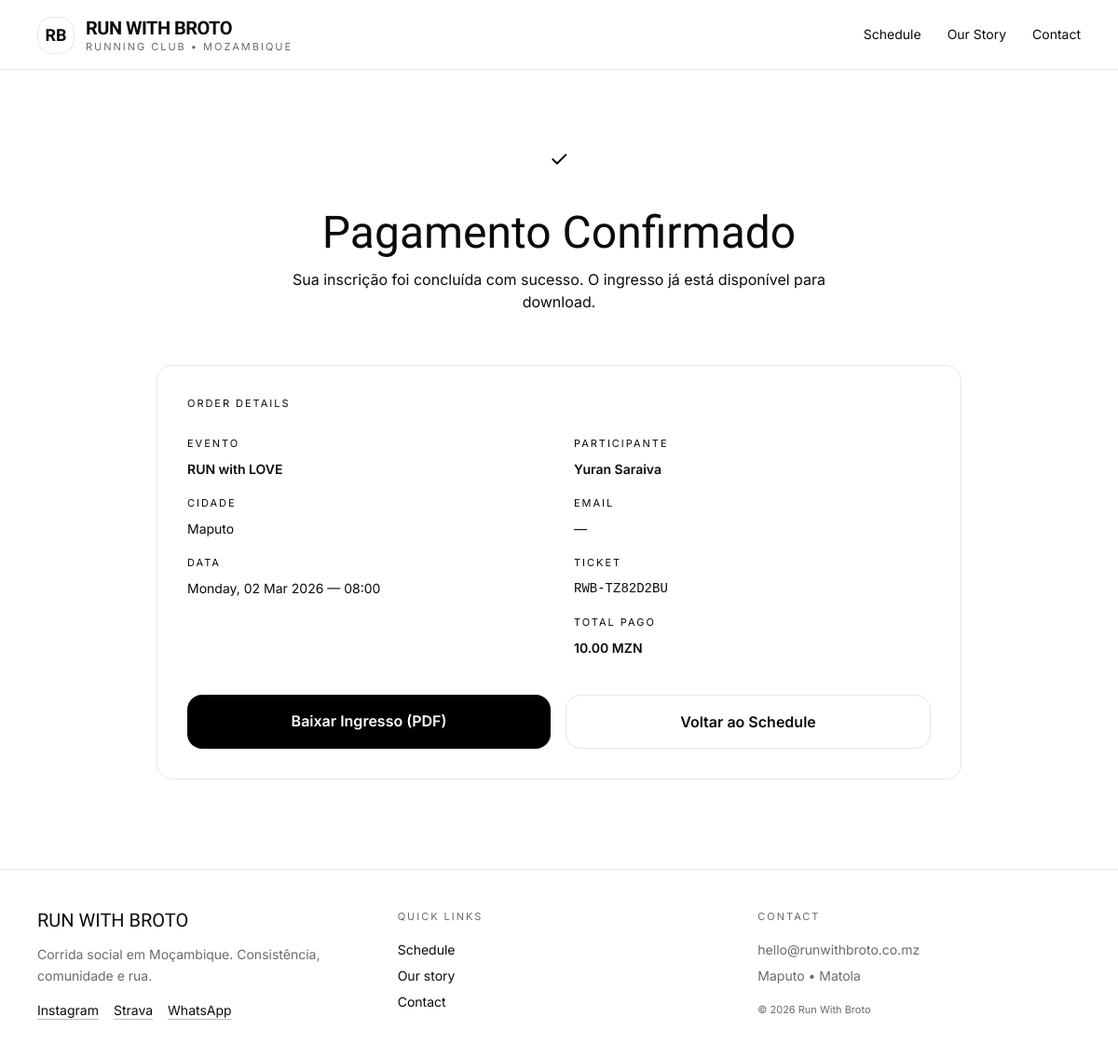
Page /events/orders/RWB-TZ82D2BU/success/ on the earlier database version.
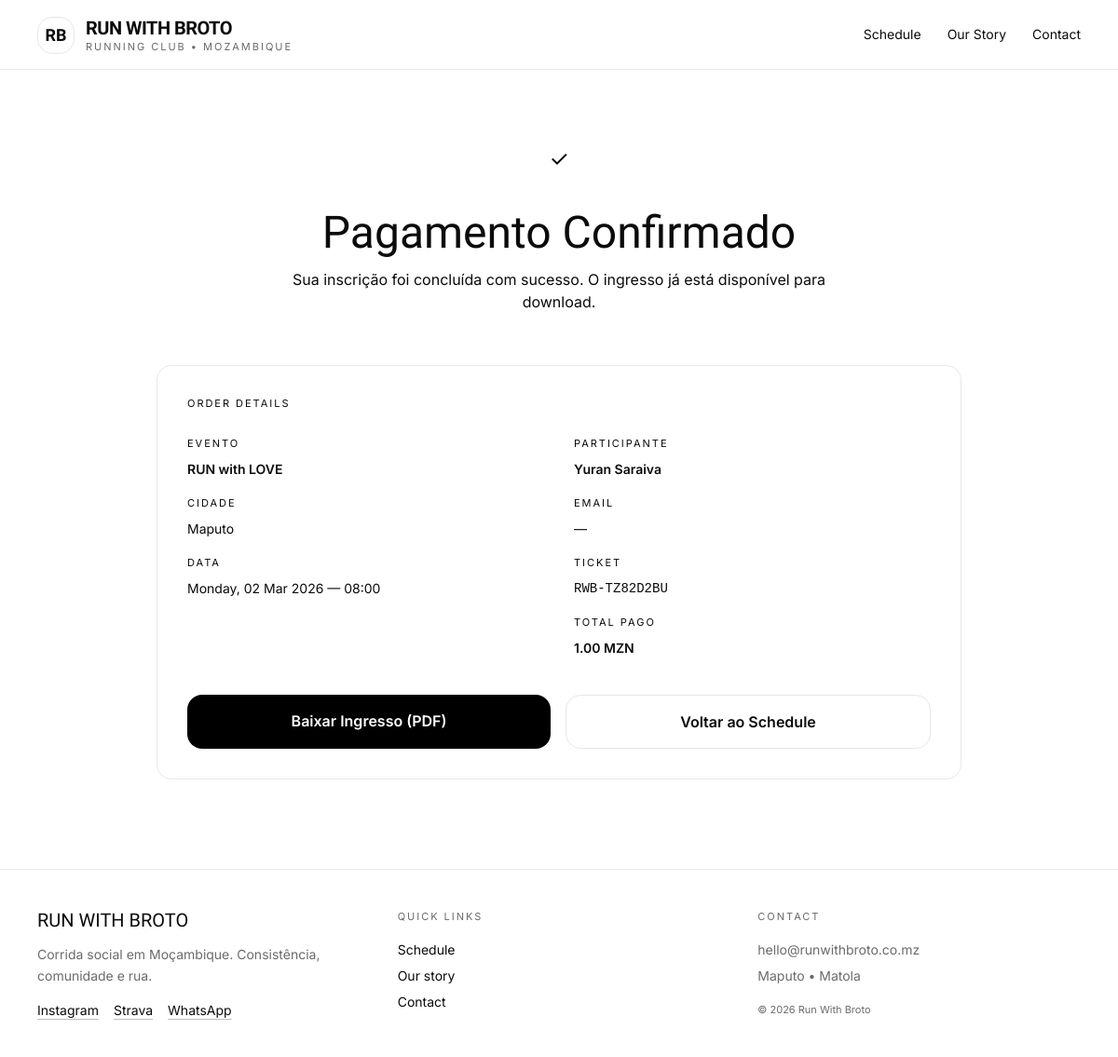
Same page on the later database version.
### events/models.py (models this page shows, shortened)
class EventRegistration(models.Model):
    ticket_code = models.CharField(
        max_length=15,
        unique=True,
        editable=False
    )
    event = models.ForeignKey("Event", on_delete=models.PROTECT, related_name="registrations")
    full_name = models.CharField(max_length=120)
    phone = models.CharField(max_length=20, validators=[phone_validator], blank=True)
    status = models.CharField(
        max_length=20,
        choices=RegistrationStatus.choices,
        default=RegistrationStatus.ACTIVE
    )
    payment_status = models.CharField(
        max_length=20,
        choices=PaymentStatus.choices,
        default=PaymentStatus.UNPAID,
        db_index=True
    )
    created_at = models.DateTimeField(auto_now_add=True, db_index=True)
    updated_at = models.DateTimeField(auto_now=True)
    class Meta:
        ordering = ("-created_at",)
        indexes = [
            models.Index(fields=["event", "payment_status"]),
            models.Index(fields=["phone"]),
        ]

class Event(models.Model):
    title = models.CharField(max_length=220)
    slug = models.SlugField(max_length=240, unique=True, db_index=True, blank=True)
    city = models.CharField(max_length=20, choices=City.choices, db_index=True)
    event_type = models.CharField(max_length=20, choices=EventType.choices, db_index=True)
    start_at = models.DateTimeField(db_index=True)
    meeting_point = models.CharField(max_length=220)
    distance_min_km = models.DecimalField(max_digits=4, decimal_places=1, null=True, blank=True)
    description = models.TextField(blank=True)
    price = models.DecimalField(
        "Preço do ticket (MZN)",
        max_digits=10,
        decimal_places=2,
        null=True,
        blank=True,
        validators=[MinValueValidator(Decimal("0.00"))],
        help_text="Deixe vazio para evento free. Ex: 500.00",
        db_index=True,
    )
    capacity = models.PositiveIntegerField(default=150)
    is_published = models.BooleanField(default=True, db_index=True)
    poster = models.ImageField(upload_to="events/posters/", blank=True, null=True)
    created_at = models.DateTimeField(auto_now_add=True)
    class Meta:
        ordering = ("start_at",)
        indexes = [
            models.Index(fields=["city", "start_at"]),
            models.Index(fields=["event_type", "start_at"]),
        ]

### events/views.py (the view)
# urls.py: path("orders/<str:ticket_code>/success/", views.registration_success, name="registration_success"),
@require_http_methods(["GET"])
def registration_success(request, ticket_code):
    reg = get_object_or_404(EventRegistration, ticket_code=ticket_code)
    return render(request, "events/registration_success.html", {"reg": reg})

### events/templates/events/registration_success.html
{% extends "base.html" %}
{% block content %}
    <section class="max-w-4xl mx-auto px-4 pt-16 pb-24">
        <div class="text-center">
            <div class="inline-flex items-center justify-center w-16 h-16 rounded-full bg-[var(--brand)]/15 text-[var(--brand)] text-2xl">
                ✓
            </div>
            <h1 class="mt-6 font-display text-5xl leading-[0.95]">
                Pagamento Confirmado
            </h1>
            <p class="mt-4 muted max-w-xl mx-auto">
                Sua inscrição foi concluída com sucesso. O ingresso já está disponível para download.
            </p>
        </div>
        <div class="mt-14 border hairline rounded-2xl p-8">
            <div class="text-[11px] muted label">order details</div>
            <div class="mt-6 grid md:grid-cols-2 gap-8 text-sm">
                <div>
                    <div class="text-[11px] muted label">evento</div>
                    <div class="mt-2 font-semibold">{{ reg.event.title }}</div>
                    <div class="mt-4 text-[11px] muted label">cidade</div>
                    <div class="mt-2">{{ reg.event.get_city_display }}</div>
                    <div class="mt-4 text-[11px] muted label">data</div>
                    <div class="mt-2">
                        {{ reg.event.start_at|date:"l, d M Y" }} —
                        {{ reg.event.start_at|time:"H:i" }}
                    </div>
                </div>
                <div>
                    <div class="text-[11px] muted label">participante</div>
                    <div class="mt-2 font-semibold">{{ reg.full_name }}</div>
                    <div class="mt-4 text-[11px] muted label">email</div>
                    <div class="mt-2">{{ reg.email|default:"—" }}</div>
                    <div class="mt-4 text-[11px] muted label">ticket</div>
                    <div class="mt-2 font-mono">{{ reg.ticket_code }}</div>
                    <div class="mt-4 text-[11px] muted label">total pago</div>
                    <div class="mt-2 font-semibold">
                        {{ reg.event.price }} {{ reg.event.currency|default:"MZN" }}
                    </div>
                </div>
            </div>
            <div class="mt-10 flex flex-col sm:flex-row gap-4">
                <a href="{% url 'events:order_ticket_pdf' reg.ticket_code %}"
                   class="flex-1 bg-black text-white rounded-2xl py-4 text-center font-semibold hover:opacity-90 transition">
                    Baixar Ingresso (PDF)
                </a>
                <a href="{% url 'events:event_list' %}"
                   class="flex-1 border hairline rounded-2xl py-4 text-center font-semibold hover:border-black transition">
                    Voltar ao Schedule
                </a>
            </div>
        </div>
    </section>
{% endblock %}

Differences in the rows shown:
changed through a linked row, EventRegistration "Yuran Saraiva": event.price "10.00" → "1.00"
